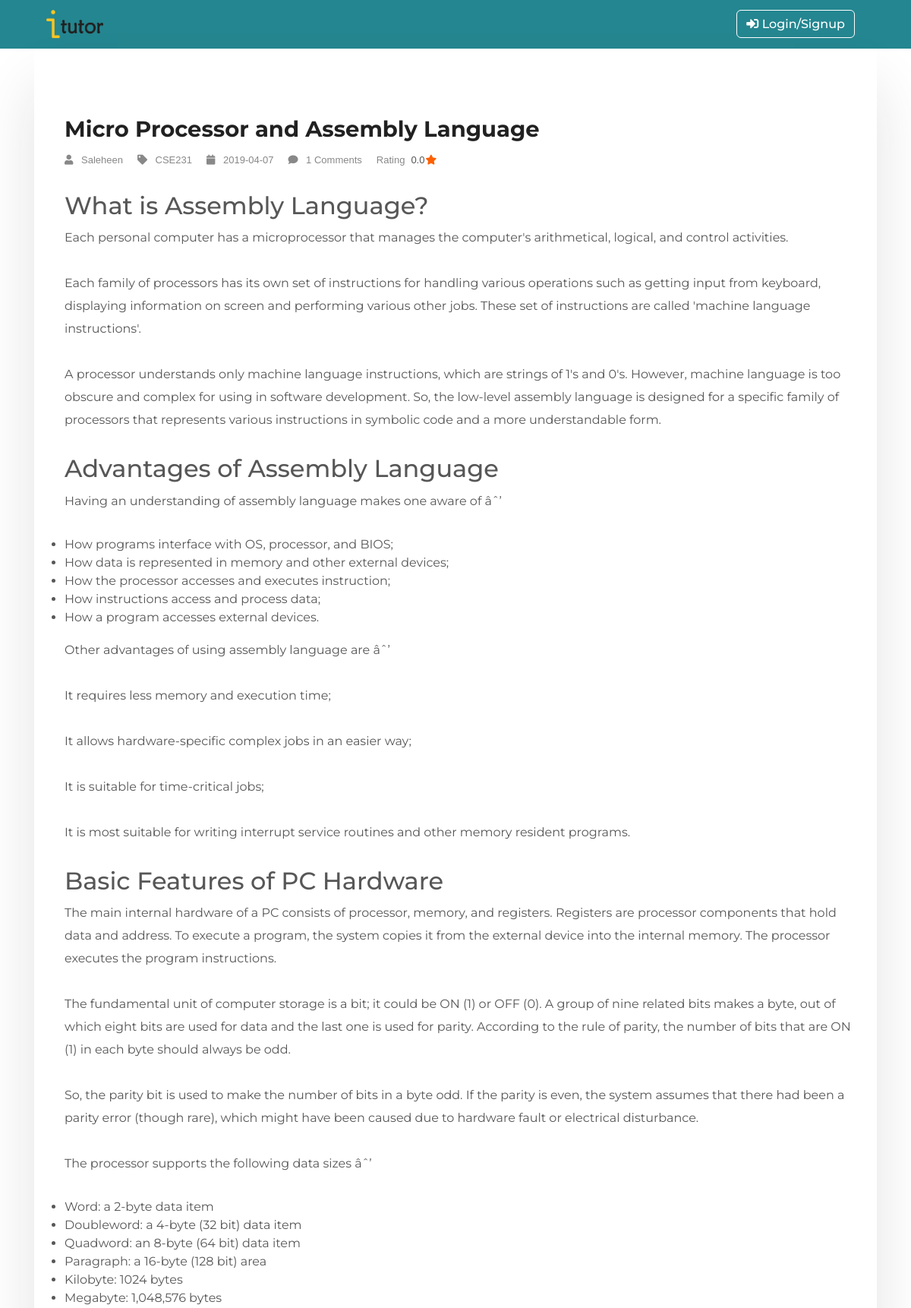
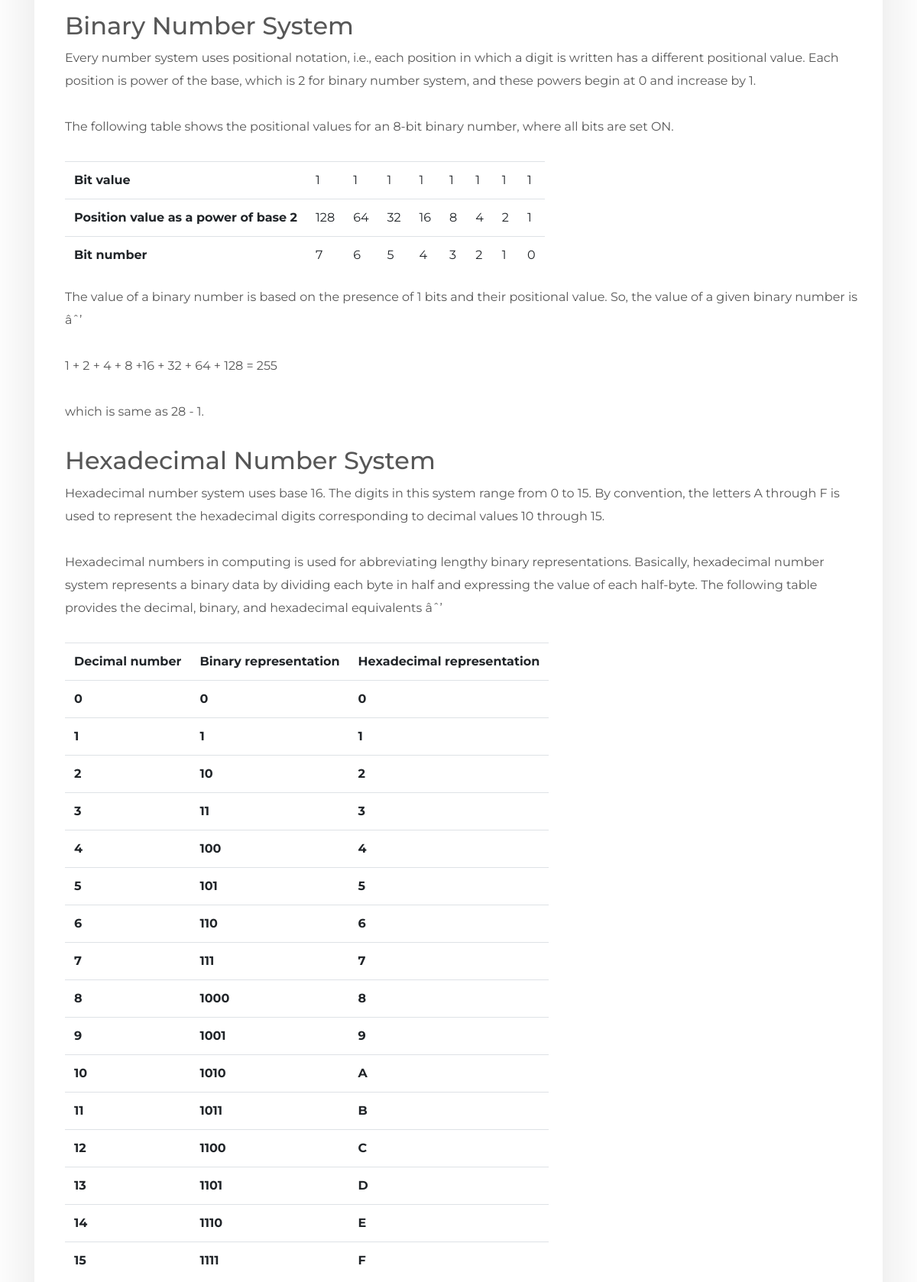
/single.php?post_id=26 (upper part), run on the app's committed database (2 pictures, top to bottom).
### tables this page shows
CREATE TABLE `post_init` (
  `post_id` int(100) NOT NULL,
  `title` varchar(255) NOT NULL,
  `catagory` varchar(100) NOT NULL,
  `keyword` text NOT NULL,
  `ins_id` int(6) NOT NULL,
  `rating` float(2,1) NOT NULL DEFAULT '0.0',
  `num_rating` float NOT NULL DEFAULT '0',
  `post_date` date NOT NULL,
  `content` text NOT NULL,
  `image_name` varchar(500) NOT NULL DEFAULT 'img/post_image/default_post.jpg',
  `count_com` int(2) NOT NULL DEFAULT '0',
  `video_status` tinyint(1) NOT NULL DEFAULT '0',
  `video_link` varchar(255) DEFAULT NULL
);

CREATE TABLE `users` (
  `id` int(3) NOT NULL,
  `name` varchar(50) NOT NULL,
  `password` varchar(255) NOT NULL,
  `email` varchar(155) NOT NULL,
  `auth_status` tinyint(1) NOT NULL DEFAULT '0',
  `keyword` varchar(5) NOT NULL,
  `instructor_status` tinyint(1) NOT NULL DEFAULT '0',
  `image` varchar(200) NOT NULL DEFAULT 'img/user/default_user.jpg'
);

### single.php (the view, shortened to what this page needs)
<?php
    include "mysql.php";
    $post_id=$_GET['post_id'];
    $query = "select * from post_init where post_id=$post_id";
    $posts = mysqli_fetch_assoc(mysqli_query($conn,$query));
    include 'header.php';
?>
    <section class="section-padding">
        <div class="container">
            <div class="row">
                <div class="col-md-12">
                    <div class="post-wrapper clearfix">
                        <div class="single-thumb">
                        </div>
                        <div class="blog-content">
                            <header class="single-header">
                                <div class="single-post-title">
                                    <h2><a href="#"><?php echo $posts['title'] ; ?></a></h2>
                                </div>
                                <div class="post-meta">
                                    <ul>
                                        <li>
                                            <a href="#">
													<i class="fa fa-user"></i>
                                                    <?php
                                                        $ins_id = $posts['ins_id'];
                                                        $q = "select name from users where id=$ins_id";
                                                        $author = mysqli_fetch_assoc(mysqli_query($conn,$q));
                                                        echo $author['name'];
                                                    ?>
												</a>
                                        </li>
                                        <li>
                                            <a href="#">
													<i class="fa fa-tag"></i>
													<?php echo $posts['catagory'] ; ?>
												</a>
                                        </li>
                                        <li>
                                            <a href="#">
													<i class="fa fa-calendar"></i>
                                                    <?php echo $posts['post_date'] ; ?>
												</a>
                                        </li>
                                        <li>
                                            <a href="#">
													<i class="fa fa-comment"></i>
													<?php echo $posts['count_com'] ; ?> Comments
												</a>
                                        </li>
                                        <li class="rating">
                                            <a href="#">
													Rating
													<ul>
														<li><a href=""><?php echo $posts['rating'] ; ?></a></li>
                                        <li><a href="#"><i class="fa fa-star"></i></a></li>
                                    </ul>
                                    </a>
                                    </li>
                                    </ul>
                                </div>
                            </header>
                            <div class="entry-content">
                                <p><?php  echo $posts['content'];   ?></p>
                            </div>
                        </div>
                    </div>
                </div>
            </div>
        </div>
    </section>
<?php
    include 'footer.php';
?>

### css/style.css (style rules this page uses)
* { margin: 0; padding: 0; }
body { font-family: 'Montserrat', sans-serif; color: #575757; }
a { color: inherit; }

### single-page.css (style rules this page uses)
section.section-padding { margin-bottom: 84px; }
.blog-content { padding: 0px 10px 20px 30px; }
.post-wrapper { box-shadow: 0 49px 72px 0 rgba(25, 25, 25, 0.12); padding: 30px 0px; }
.post-wrapper .blog-content { padding: 15px 20px 15px 40px; }
.single-post-title h2 { font-size: 29px; font-weight: bold; padding-top: 20px; margin-bottom: 10px }
.single-post-title h2 a { color: #212121; }
.post-meta ul { list-style: outside none none; margin: 0; padding: 0; }
.post-meta li { float: left; }
.post-meta { overflow: hidden; margin-bottom: 30px; }
.post-meta > ul > li > a { color: #888; margin-right: 19px; transition: all .3s; font-size: 13px; }
.post-meta li a i { margin-right: 7px; }
.post-meta li.rating ul { display: inline; float: right; }
.post-meta a { font-family: "Titillium Web",sans-serif; }
li.rating > a { margin-right: 8px !important; }
li.rating > ul a { font-size: 13px; margin: 0; }
li.rating ul i { margin: 1px; color: #FE6000; }
.entry-content p { margin-bottom: 30px; }
.blog-content p { line-height: 30px; }

### data on the page
post_init: title "Micro Processor and Assembly Language", catagory "CSE231", post_date "2019-04-07", count_com "1", rating "0.0", content "What is Assembly Language? Each personal computer has a microprocessor that manages the computer's arithmetical, logical, and control activities. Each family of processors has its own set of instructions for handling various operations such as getting input from keyboard, displaying information on screen and performing various other jobs. These set of instructions are called 'machine language instructions'. A processor understands only machine language instructions, which are strings of 1's and 0's. However, machine language is too obscure and complex for using in software development. So, the low-level assembly language is designed for a specific family of processors that represents…"
users: name "Saleheen"
